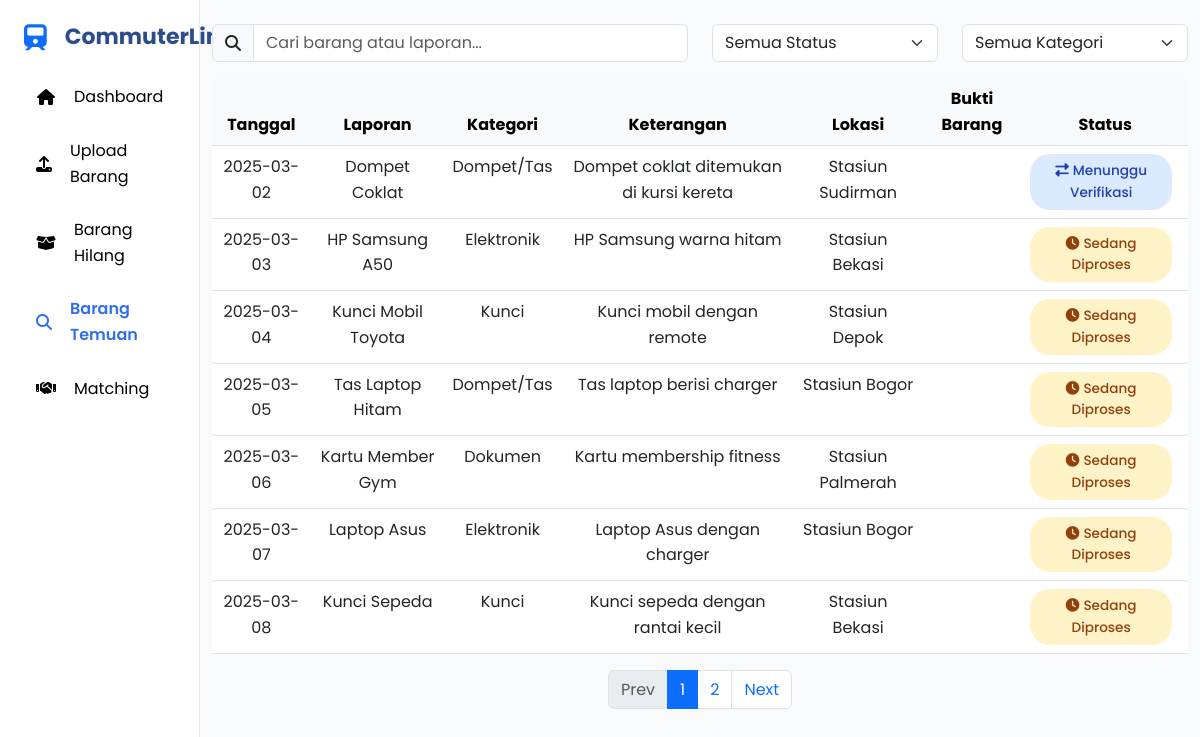
The app's page /lnf/laporan_temuan.php with its own data.
### tables this page shows
CREATE TABLE `found_items` (
  `found_item_id` int(11) NOT NULL,
  `reported_by` int(11) NOT NULL,
  `item_name` varchar(150) NOT NULL,
  `category` varchar(100) NOT NULL,
  `description` text DEFAULT NULL,
  `location` varchar(200) NOT NULL,
  `found_date` date NOT NULL,
  `status` enum('Diproses','Menunggu Verifikasi Atasan','Telah Diverifikasi','Dibatalkan','Diserahkan') DEFAULT 'Diproses',
  `file` varchar(150) DEFAULT NULL,
  `created_at` datetime DEFAULT current_timestamp(),
  `created_by` varchar(30) DEFAULT NULL,
  `updated_at` datetime DEFAULT current_timestamp(),
  `updated_by` varchar(30) DEFAULT NULL
);

### lnf/laporan_temuan.php (the view, shortened to what this page needs)
<?php
include "config/connection.php";
$limit = 7;
$page = isset($_GET['page']) ? $_GET['page'] : 1;
$start = ($page - 1) * $limit;
$sql = "select * from found_items LIMIT $start,$limit";
$hasil = mysqli_query($conn, $sql);
$sql_total = "select count(*) as total from found_items";
$results_total = mysqli_query($conn, $sql_total);
$data_total = mysqli_fetch_assoc($results_total);
$total_data = $data_total['total'];
$total_page = ceil($total_data / $limit);
?>
<!DOCTYPE html>
<html lang="en">
<head>
    <link href="https://cdn.jsdelivr.net/npm/bootstrap@5.3.0-alpha1/dist/css/bootstrap.min.css" rel="stylesheet">
    <link rel="stylesheet" href="https://cdnjs.cloudflare.com/ajax/libs/font-awesome/6.4.0/css/all.min.css">
</head>
<body>
    <div class="container-fluid">
        <div class="row">
            <div class="col-md-3 col-lg-2 sidebar p-0">
                <div class="p-4">
                    <h3 class="sidebar-title mb-4">
                        <i class="fas fa-train text-primary me-2"></i>
                        <span>CommuterLink</span>
                    </h3>
                    <ul class="nav flex-column" id="sidebar-nav">
                        <li class="nav-item mb-2">
                            <a class="nav-link" href="dashboard.php">
                                <i class="fas fa-home me-2"></i> Dashboard
                            </a>
                        </li>
                        <li class="nav-item mb-2">
                            <a class="nav-link" href="upload_barang.php">
                                <i class="fas fa-upload me-2"></i> Upload Barang
                            </a>
                        </li>
                        <li class="nav-item mb-2">
                            <a class="nav-link" href="laporan_hilang.php">
                                <i class="fas fa-box-open me-2"></i> Barang Hilang
                            </a>
                        </li>
                        <li class="nav-item mb-2">
                            <a class="nav-link active" href="laporan_temuan.php">
                                <i class="fas fa-search me-2"></i> Barang Temuan
                            </a>
                        </li>
                        <li class="nav-item mb-2">
                            <a class="nav-link" href="matching.php">
                                <i class="fas fa-handshake me-2"></i> Matching
                            </a>
                        </li>
                    </ul>
                </div>
            </div>
            <div class="col-md-9 col-lg-10 mt-4">
                <div class="row mb-3">
                    <div class="col-md-6">
                        <div class="input-group">
                            <span class="input-group-text">
                                <i class="fas fa-search"></i>
                            </span>
                            <input id="searchBar" type="text" class="form-control"
                                placeholder="Cari barang atau laporan...">
                        </div>
                    </div>
                    <div class="col-md-3">
                        <select class="form-select" id="statusFilter">
                            <option value="">Semua Status</option>
                        </select>
                    </div>
                    <div class="col-md-3">
                        <select class="form-select" id="categoryFilter">
                            <option value="">Semua Kategori</option>
                        </select>
                    </div>
                </div>
                <div class="table-responsive">
                    <table class="table table-hover">
                        <thead class="table-light">
                            <tr class="text-center">
                                <th>Tanggal</th>
                                <th>Laporan</th>
                                <th>Kategori</th>
                                <th>Keterangan</th>
                                <th>Lokasi</th>
                                <th>Bukti Barang</th>
                                <th>Status</th>
                            </tr>
                        </thead>
                        <tbody id="tableData">
                            <?php
                            if (mysqli_num_rows($hasil) > 0) {
                                while ($row = mysqli_fetch_assoc($hasil)) {
                                    $tanggal = $row['found_date'];
                                    $laporan = $row['item_name'];
                                    $kategori = $row['category'];
                                    $keterangan = $row['description'];
                                    $lokasi = $row['location'];
                                    $status = $row['status'];
                                    $badge = "";
                                    if ($status == "Diproses") {
                                        $badge = '<span class="status-badge me-2" style="background-color: #FEF3C7; color: #92400E;">
                                                        <i class="fas fa-clock me-1"></i>Sedang Diproses
                                                    </span>';
                                    } elseif ($status == "Menunggu Verifikasi Atasan") {
                                        $badge = '<span class="status-badge me-2" style="background-color: #DBEAFE; color: #1E40AF;">
                                                        <i class="fas fa-exchange-alt me-1"></i>Menunggu Verifikasi
                                                    </span>';
                                    } elseif ($status == "Dibatalkan") {
                                        $badge = '<span class="status-badge me-2" style="background-color: #D1FAE5; color: #991B1B;">
                                                        <i class="fas fa-check-circle me-1"></i>Dibatalkan
                                                    </span>';
                                    } else {
                                        $badge = '<span class="status-badge me-2" style="background-color: #FEE2E2; color: #065F46;">
                                                        <i class="fas fa-times-circle me-1"></i>Diserahkan
                                                    </span>';
                                    }
                            ?>
                                    <tr class="text-center">
                                        <td>
                                            <?php echo $tanggal; ?>
                                        </td>
                                        <td>
                                            <?php echo $laporan; ?>
                                        </td>
                                        <td>
                                            <?php echo $kategori; ?>
                                        </td>
                                        <td class="col-keterangan">
                                            <?php echo $keterangan; ?>
                                        </td>
                                        <td>
                                            <?php echo $lokasi; ?>
                                        </td>
                                        <td>
                                        </td>
                                        <td>
                                            <?php echo $badge; ?>
                                        </td>
                                    </tr>
                            <?php
                                }
                            }
                            ?>
                        </tbody>
                    </table>
                    <div class="d-flex justify-content-center mt-3">
                        <ul class="pagination">
                            <li class="page-item <?php if ($page <= 1)
                                                        echo 'disabled'; ?>">
                                <a href="index.php?page=<?php echo $page - 1; ?>" class="page-link">Prev</a>
                            </li>
                            <?php for ($i = 1; $i <= $total_page; $i++) { ?>
                                <li class="page-item <?php if ($i == $page)
                                                            echo 'active'; ?>">
                                    <a href="index.php?page=<?php echo $i; ?>" class="page-link">
                                        <?php echo $i; ?>
                                    </a>
                                </li>
                            <?php } ?>
                            <li class="page-item <?php if ($page >= $total_page)
                                                        echo 'disabled' ?>">
                                <a href="index.php?page=<?php echo $page + 1; ?>" class="page-link">Next</a>
                            </li>
                        </ul>
                    </div>
                </div>
            </div>
        </div>
    </div>
</body>
</html>

### lnf/laporan_temuan.php (style rules this page uses)
:root { --primary-color: #1E3A8A; --secondary-color: #3B82F6; --accent-color: #F59E0B; --light-bg: #F8FAFC; --dark-text: #1F2937; --gray-text: #6B7280; --success-color: #10B981; --warning-color: #F59E0B; --danger-color: #EF4444; --info-color: #3B82F6; }
body { font-family: 'Poppins', sans-serif; color: var(--dark-text); background-color: var(--light-bg); line-height: 1.6; }
.status-badge { display: inline-block; padding: 6px 12px; border-radius: 20px; font-size: 0.85rem; font-weight: 500; }
h1, h2, h3, h4, h5, h6 { font-weight: 600; color: var(--primary-color); }
.sidebar { background-color: white; border-right: 1px solid #E5E7EB; min-height: 100vh; }
.sidebar .nav-link { color: black; }
.sidebar .nav-link.active { color: #2563eb; }
.col-keterangan { max-width: 400px; word-wrap: break-word; }
#sidebar-nav .nav-link { display: flex; align-items: center; gap: 10px; color: #000; font-size: 16px; padding: 10px 12px; border-radius: 6px; }
#sidebar-nav .nav-link i { width: 20px; text-align: center; }
#sidebar-nav .nav-link.active { color: #2f6fed; font-weight: 600; }
.sidebar-title { display: flex; align-items: center; gap: 10px; font-weight: 700; color: #2c4c8c; }
.sidebar-title i { font-size: 26px; color: #2f6fed; }
.sidebar-title span { font-size: 22px; }

### records on screen
found_items: found_date "2025-03-02", item_name "Dompet Coklat", category "Dompet/Tas", description "Dompet coklat ditemukan di kursi kereta", location "Stasiun Sudirman", shows "Menunggu Verifikasi"
found_items: found_date "2025-03-03", item_name "HP Samsung A50", category "Elektronik", description "HP Samsung warna hitam", location "Stasiun Bekasi", status "Diproses" (drawn)
found_items: found_date "2025-03-04", item_name "Kunci Mobil Toyota", category "Kunci", description "Kunci mobil dengan remote", location "Stasiun Depok", status "Diproses" (drawn)
found_items: found_date "2025-03-05", item_name "Tas Laptop Hitam", category "Dompet/Tas", description "Tas laptop berisi charger", location "Stasiun Bogor", status "Diproses" (drawn)
found_items: found_date "2025-03-06", item_name "Kartu Member Gym", category "Dokumen", description "Kartu membership fitness", location "Stasiun Palmerah", status "Diproses" (drawn)
found_items: found_date "2025-03-07", item_name "Laptop Asus", category "Elektronik", description "Laptop Asus dengan charger", location "Stasiun Bogor", status "Diproses" (drawn)
found_items: found_date "2025-03-08", item_name "Kunci Sepeda", category "Kunci", description "Kunci sepeda dengan rantai kecil", location "Stasiun Bekasi", status "Diproses" (drawn)
